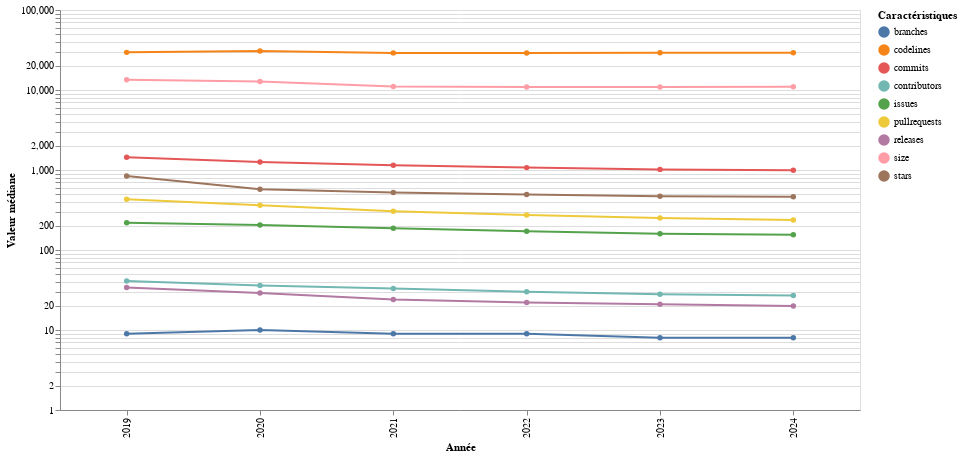

Write notebook code for a chart like this one.
### Markdown cell above
## Draw a line chart representing the evolution of the repositories characteristics over the years

### Code cell
data = []

for year, median_values in repositories_characteristics:
    for characteristic, value in median_values.items():
        data.append({
            'Year': year,
            'Characteristic': characteristic,
            'Value': value
        })

df_medians = pd.DataFrame(data)

chart = alt.Chart(df_medians).mark_line(point=True).encode(
    x=alt.X('Year:O', title="Année"),
    y=alt.Y('Value:Q', title="Valeur médiane", scale=alt.Scale(type='log')),
    color=alt.Color('Characteristic:N', title="Caractéristiques"),
    tooltip=['Year', 'Characteristic', 'Value']
).properties(
    width=800,
    height=400
).interactive()

chart.show()
chart.save("../out/charts/median_repo_carac.png")

### Figure 1 — Vega-Lite specification as saved in the notebook (floating-point values rounded to 4 significant figures)
{"config": {"view": {"continuousWidth": 300, "continuousHeight": 300}}, "data": {"name": "data-ea21e68f3bb020e390335d7d14f74cd9"}, "mark": {"type": "line", "point": true}, "encoding": {"color": {"field": "Characteristic", "title": "Caractéristiques", "type": "nominal"}, "tooltip": [{"field": "Year", "type": "quantitative"}, {"field": "Characteristic", "type": "nominal"}, {"field": "Value", "type": "quantitative"}], "x": {"field": "Year", "title": "Année", "type": "ordinal"}, "y": {"field": "Value", "scale": {"type": "log"}, "title": "Valeur médiane", "type": "quantitative"}}, "height": 400, "params": [{"name": "param_60", "select": {"type": "interval", "encodings": ["x", "y"]}, "bind": "scales"}], "width": 800, "$schema": "https://vega.github.io/schema/vega-lite/v5.20.1.json", "datasets": {"data-ea21e68f3bb020e390335d7d14f74cd9": [{"Year": 2019, "Characteristic": "commits", "Value": 1442.0}, {"Year": 2019, "Characteristic": "branches", "Value": 9.0}, {"Year": 2019, "Characteristic": "releases", "Value": 34.0}, {"Year": 2019, "Characteristic": "contributors", "Value": 41.0}, {"Year": 2019, "Characteristic": "stars", "Value": 844.0}, {"Year": 2019, "Characteristic": "issues", "Value": 218.5}, {"Year": 2019, "Characteristic": "pullrequests", "Value": 430.5}, {"Year": 2019, "Characteristic": "codelines", "Value": 29540.0}, {"Year": 2019, "Characteristic": "size", "Value": 13450.0}, {"Year": 2020, "Characteristic": "commits", "Value": 1258.0}, {"Year": 2020, "Characteristic": "branches", "Value": 10.0}, {"Year": 2020, "Characteristic": "releases", "Value": 29.0}, {"Year": 2020, "Characteristic": "contributors", "Value": 36.0}, {"Year": 2020, "Characteristic": "stars", "Value": 575.5}, {"Year": 2020, "Characteristic": "issues", "Value": 205.0}, {"Year": 2020, "Characteristic": "pullrequests", "Value": 363.5}, {"Year": 2020, "Characteristic": "codelines", "Value": 30790.0}, {"Year": 2020, "Characteristic": "size", "Value": 12780.0}, {"Year": 2021, "Characteristic": "commits", "Value": 1148.0}, {"Year": 2021, "Characteristic": "branches", "Value": 9.0}, {"Year": 2021, "Characteristic": "releases", "Value": 24.0}, {"Year": 2021, "Characteristic": "contributors", "Value": 33.0}, {"Year": 2021, "Characteristic": "stars", "Value": 524.0}, {"Year": 2021, "Characteristic": "issues", "Value": 187.0}, {"Year": 2021, "Characteristic": "pullrequests", "Value": 305.0}, {"Year": 2021, "Characteristic": "codelines", "Value": 29100.0}, {"Year": 2021, "Characteristic": "size", "Value": 11080.0}, {"Year": 2022, "Characteristic": "commits", "Value": 1071.0}, {"Year": 2022, "Characteristic": "branches", "Value": 9.0}, {"Year": 2022, "Characteristic": "releases", "Value": 22.0}, {"Year": 2022, "Characteristic": "contributors", "Value": 30.0}, {"Year": 2022, "Characteristic": "stars", "Value": 493.0}, {"Year": 2022, "Characteristic": "issues", "Value": 172.0}, {"Year": 2022, "Characteristic": "pullrequests", "Value": 274.0}, {"Year": 2022, "Characteristic": "codelines", "Value": 28940.0}, {"Year": 2022, "Characteristic": "size", "Value": 10870.0}, {"Year": 2023, "Characteristic": "commits", "Value": 1018.0}, {"Year": 2023, "Characteristic": "branches", "Value": 8.0}, {"Year": 2023, "Characteristic": "releases", "Value": 21.0}, {"Year": 2023, "Characteristic": "contributors", "Value": 28.0}, {"Year": 2023, "Characteristic": "stars", "Value": 471.0}, {"Year": 2023, "Characteristic": "issues", "Value": 160.0}, {"Year": 2023, "Characteristic": "pullrequests", "Value": 252.0}, {"Year": 2023, "Characteristic": "codelines", "Value": 29220.0}, {"Year": 2023, "Characteristic": "size", "Value": 10920.0}, {"Year": 2024, "Characteristic": "commits", "Value": 990.0}, {"Year": 2024, "Characteristic": "branches", "Value": 8.0}, {"Year": 2024, "Characteristic": "releases", "Value": 20.0}, {"Year": 2024, "Characteristic": "contributors", "Value": 27.0}, {"Year": 2024, "Characteristic": "stars", "Value": 464.0}, {"Year": 2024, "Characteristic": "issues", "Value": 155.0}, {"Year": 2024, "Characteristic": "pullrequests", "Value": 237.0}, {"Year": 2024, "Characteristic": "codelines", "Value": 29150.0}, {"Year": 2024, "Characteristic": "size", "Value": 11000.0}]}}
